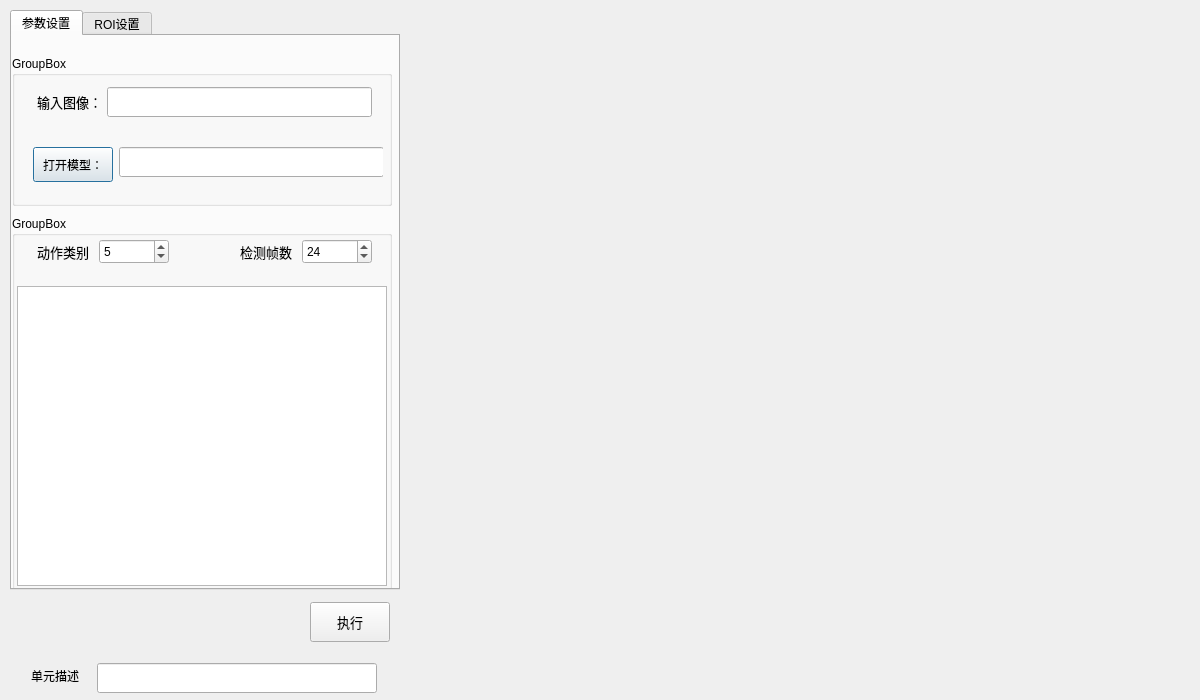
<?xml version="1.0" encoding="UTF-8"?>
<ui version="4.0">
 <class>FramPoseC3DClass</class>
 <widget class="QDialog" name="FramPoseC3DClass">
  <property name="geometry">
   <rect>
    <x>0</x>
    <y>0</y>
    <width>1200</width>
    <height>700</height>
   </rect>
  </property>
  <property name="minimumSize">
   <size>
    <width>1200</width>
    <height>700</height>
   </size>
  </property>
  <property name="maximumSize">
   <size>
    <width>1200</width>
    <height>700</height>
   </size>
  </property>
  <property name="windowTitle">
   <string>FramPoseC3D</string>
  </property>
  <widget class="QWidget" name="widgetImageShow" native="true">
   <property name="geometry">
    <rect>
     <x>400</x>
     <y>1</y>
     <width>800</width>
     <height>700</height>
    </rect>
   </property>
   <property name="minimumSize">
    <size>
     <width>800</width>
     <height>700</height>
    </size>
   </property>
   <property name="maximumSize">
    <size>
     <width>800</width>
     <height>700</height>
    </size>
   </property>
  </widget>
  <widget class="QWidget" name="widgetToolSet" native="true">
   <property name="geometry">
    <rect>
     <x>0</x>
     <y>10</y>
     <width>400</width>
     <height>700</height>
    </rect>
   </property>
   <property name="minimumSize">
    <size>
     <width>400</width>
     <height>700</height>
    </size>
   </property>
   <property name="maximumSize">
    <size>
     <width>400</width>
     <height>700</height>
    </size>
   </property>
   <widget class="QTabWidget" name="tabWidget">
    <property name="geometry">
     <rect>
      <x>10</x>
      <y>0</y>
      <width>390</width>
      <height>580</height>
     </rect>
    </property>
    <property name="minimumSize">
     <size>
      <width>390</width>
      <height>580</height>
     </size>
    </property>
    <property name="maximumSize">
     <size>
      <width>390</width>
      <height>580</height>
     </size>
    </property>
    <property name="currentIndex">
     <number>0</number>
    </property>
    <widget class="QWidget" name="widget_2">
     <attribute name="title">
      <string>参数设置</string>
     </attribute>
     <widget class="QGroupBox" name="groupBox_2">
      <property name="geometry">
       <rect>
        <x>0</x>
        <y>20</y>
        <width>380</width>
        <height>150</height>
       </rect>
      </property>
      <property name="minimumSize">
       <size>
        <width>380</width>
        <height>150</height>
       </size>
      </property>
      <property name="maximumSize">
       <size>
        <width>380</width>
        <height>150</height>
       </size>
      </property>
      <property name="title">
       <string>GroupBox</string>
      </property>
      <widget class="QWidget" name="layoutWidget">
       <property name="geometry">
        <rect>
         <x>10</x>
         <y>20</y>
         <width>361</width>
         <height>51</height>
        </rect>
       </property>
       <layout class="QHBoxLayout" name="horizontalLayout">
        <item>
         <spacer name="horizontalSpacer">
          <property name="orientation">
           <enum>Qt::Horizontal</enum>
          </property>
          <property name="sizeHint" stdset="0">
           <size>
            <width>40</width>
            <height>20</height>
           </size>
          </property>
         </spacer>
        </item>
        <item>
         <widget class="QLabel" name="label_4">
          <property name="sizePolicy">
           <sizepolicy hsizetype="Fixed" vsizetype="Fixed">
            <horstretch>0</horstretch>
            <verstretch>0</verstretch>
           </sizepolicy>
          </property>
          <property name="maximumSize">
           <size>
            <width>60</width>
            <height>25</height>
           </size>
          </property>
          <property name="font">
           <font>
            <family>微软雅黑</family>
            <pointsize>10</pointsize>
           </font>
          </property>
          <property name="text">
           <string>输入图像：</string>
          </property>
         </widget>
        </item>
        <item>
         <spacer name="horizontalSpacer_2">
          <property name="orientation">
           <enum>Qt::Horizontal</enum>
          </property>
          <property name="sizeHint" stdset="0">
           <size>
            <width>40</width>
            <height>20</height>
           </size>
          </property>
         </spacer>
        </item>
        <item>
         <widget class="QLineEdit" name="qLineEditNodeSource">
          <property name="sizePolicy">
           <sizepolicy hsizetype="Fixed" vsizetype="Fixed">
            <horstretch>0</horstretch>
            <verstretch>0</verstretch>
           </sizepolicy>
          </property>
          <property name="minimumSize">
           <size>
            <width>265</width>
            <height>30</height>
           </size>
          </property>
          <property name="maximumSize">
           <size>
            <width>265</width>
            <height>30</height>
           </size>
          </property>
         </widget>
        </item>
       </layout>
      </widget>
      <widget class="QWidget" name="layoutWidget_2">
       <property name="geometry">
        <rect>
         <x>10</x>
         <y>80</y>
         <width>361</width>
         <height>51</height>
        </rect>
       </property>
       <layout class="QHBoxLayout" name="horizontalLayout_2">
        <item>
         <spacer name="horizontalSpacer_3">
          <property name="orientation">
           <enum>Qt::Horizontal</enum>
          </property>
          <property name="sizeHint" stdset="0">
           <size>
            <width>40</width>
            <height>20</height>
           </size>
          </property>
         </spacer>
        </item>
        <item>
         <widget class="QPushButton" name="pushButtonOpenModel">
          <property name="minimumSize">
           <size>
            <width>0</width>
            <height>35</height>
           </size>
          </property>
          <property name="text">
           <string>打开模型：</string>
          </property>
         </widget>
        </item>
        <item>
         <spacer name="horizontalSpacer_4">
          <property name="orientation">
           <enum>Qt::Horizontal</enum>
          </property>
          <property name="sizeHint" stdset="0">
           <size>
            <width>40</width>
            <height>20</height>
           </size>
          </property>
         </spacer>
        </item>
        <item>
         <widget class="QLineEdit" name="qLineEditNodeSource_2">
          <property name="sizePolicy">
           <sizepolicy hsizetype="Fixed" vsizetype="Fixed">
            <horstretch>0</horstretch>
            <verstretch>0</verstretch>
           </sizepolicy>
          </property>
          <property name="minimumSize">
           <size>
            <width>265</width>
            <height>30</height>
           </size>
          </property>
          <property name="maximumSize">
           <size>
            <width>265</width>
            <height>30</height>
           </size>
          </property>
         </widget>
        </item>
       </layout>
      </widget>
     </widget>
     <widget class="QGroupBox" name="groupBox_3">
      <property name="geometry">
       <rect>
        <x>0</x>
        <y>180</y>
        <width>380</width>
        <height>390</height>
       </rect>
      </property>
      <property name="minimumSize">
       <size>
        <width>380</width>
        <height>390</height>
       </size>
      </property>
      <property name="maximumSize">
       <size>
        <width>380</width>
        <height>390</height>
       </size>
      </property>
      <property name="title">
       <string>GroupBox</string>
      </property>
      <widget class="QTableView" name="tableView_1">
       <property name="geometry">
        <rect>
         <x>5</x>
         <y>70</y>
         <width>370</width>
         <height>300</height>
        </rect>
       </property>
       <property name="minimumSize">
        <size>
         <width>370</width>
         <height>300</height>
        </size>
       </property>
       <property name="maximumSize">
        <size>
         <width>370</width>
         <height>300</height>
        </size>
       </property>
       <property name="font">
        <font>
         <pointsize>11</pointsize>
         <weight>50</weight>
         <bold>false</bold>
        </font>
       </property>
       <attribute name="horizontalHeaderDefaultSectionSize">
        <number>150</number>
       </attribute>
       <attribute name="verticalHeaderVisible">
        <bool>false</bool>
       </attribute>
      </widget>
      <widget class="QWidget" name="layoutWidget_3">
       <property name="geometry">
        <rect>
         <x>10</x>
         <y>10</y>
         <width>361</width>
         <height>51</height>
        </rect>
       </property>
       <layout class="QHBoxLayout" name="horizontalLayout_4">
        <item>
         <widget class="QLabel" name="label">
          <property name="minimumSize">
           <size>
            <width>60</width>
            <height>30</height>
           </size>
          </property>
          <property name="maximumSize">
           <size>
            <width>60</width>
            <height>30</height>
           </size>
          </property>
          <property name="font">
           <font>
            <family>微软雅黑</family>
            <pointsize>10</pointsize>
           </font>
          </property>
          <property name="layoutDirection">
           <enum>Qt::LeftToRight</enum>
          </property>
          <property name="text">
           <string>动作类别</string>
          </property>
          <property name="alignment">
           <set>Qt::AlignCenter</set>
          </property>
         </widget>
        </item>
        <item>
         <widget class="QSpinBox" name="spinBoxClassNum">
          <property name="minimumSize">
           <size>
            <width>70</width>
            <height>25</height>
           </size>
          </property>
          <property name="maximumSize">
           <size>
            <width>70</width>
            <height>25</height>
           </size>
          </property>
          <property name="value">
           <number>5</number>
          </property>
         </widget>
        </item>
        <item>
         <spacer name="horizontalSpacer_5">
          <property name="orientation">
           <enum>Qt::Horizontal</enum>
          </property>
          <property name="sizeHint" stdset="0">
           <size>
            <width>40</width>
            <height>20</height>
           </size>
          </property>
         </spacer>
        </item>
        <item>
         <widget class="QLabel" name="label_2">
          <property name="minimumSize">
           <size>
            <width>60</width>
            <height>30</height>
           </size>
          </property>
          <property name="maximumSize">
           <size>
            <width>60</width>
            <height>30</height>
           </size>
          </property>
          <property name="font">
           <font>
            <family>微软雅黑</family>
            <pointsize>10</pointsize>
           </font>
          </property>
          <property name="layoutDirection">
           <enum>Qt::LeftToRight</enum>
          </property>
          <property name="text">
           <string>检测帧数</string>
          </property>
          <property name="alignment">
           <set>Qt::AlignCenter</set>
          </property>
         </widget>
        </item>
        <item>
         <widget class="QSpinBox" name="spinBoxClassNum_2">
          <property name="minimumSize">
           <size>
            <width>70</width>
            <height>25</height>
           </size>
          </property>
          <property name="maximumSize">
           <size>
            <width>70</width>
            <height>25</height>
           </size>
          </property>
          <property name="value">
           <number>24</number>
          </property>
         </widget>
        </item>
       </layout>
      </widget>
     </widget>
    </widget>
    <widget class="QWidget" name="tab_2">
     <attribute name="title">
      <string>ROI设置</string>
     </attribute>
    </widget>
   </widget>
   <widget class="QWidget" name="widget" native="true">
    <property name="geometry">
     <rect>
      <x>10</x>
      <y>592</y>
      <width>380</width>
      <height>100</height>
     </rect>
    </property>
    <property name="minimumSize">
     <size>
      <width>380</width>
      <height>100</height>
     </size>
    </property>
    <property name="maximumSize">
     <size>
      <width>380</width>
      <height>100</height>
     </size>
    </property>
    <widget class="QWidget" name="horizontalLayoutWidget_2">
     <property name="geometry">
      <rect>
       <x>10</x>
       <y>50</y>
       <width>361</width>
       <height>41</height>
      </rect>
     </property>
     <layout class="QHBoxLayout" name="horizontalLayout_3">
      <item>
       <widget class="QLabel" name="label_3">
        <property name="sizePolicy">
         <sizepolicy hsizetype="Fixed" vsizetype="Fixed">
          <horstretch>0</horstretch>
          <verstretch>0</verstretch>
         </sizepolicy>
        </property>
        <property name="minimumSize">
         <size>
          <width>60</width>
          <height>25</height>
         </size>
        </property>
        <property name="maximumSize">
         <size>
          <width>60</width>
          <height>25</height>
         </size>
        </property>
        <property name="text">
         <string>单元描述</string>
        </property>
       </widget>
      </item>
      <item>
       <widget class="QLineEdit" name="txtDescribe">
        <property name="sizePolicy">
         <sizepolicy hsizetype="Fixed" vsizetype="Fixed">
          <horstretch>0</horstretch>
          <verstretch>0</verstretch>
         </sizepolicy>
        </property>
        <property name="minimumSize">
         <size>
          <width>280</width>
          <height>30</height>
         </size>
        </property>
        <property name="maximumSize">
         <size>
          <width>280</width>
          <height>30</height>
         </size>
        </property>
        <property name="font">
         <font>
          <family>微软雅黑</family>
          <pointsize>10</pointsize>
         </font>
        </property>
       </widget>
      </item>
     </layout>
    </widget>
    <widget class="QPushButton" name="pushButtonExecute">
     <property name="geometry">
      <rect>
       <x>300</x>
       <y>0</y>
       <width>80</width>
       <height>40</height>
      </rect>
     </property>
     <property name="minimumSize">
      <size>
       <width>80</width>
       <height>40</height>
      </size>
     </property>
     <property name="maximumSize">
      <size>
       <width>80</width>
       <height>40</height>
      </size>
     </property>
     <property name="font">
      <font>
       <family>微软雅黑</family>
       <pointsize>10</pointsize>
      </font>
     </property>
     <property name="text">
      <string>执行</string>
     </property>
    </widget>
   </widget>
  </widget>
 </widget>
 <layoutdefault spacing="6" margin="11"/>
 <resources>
  <include location="FramPoseC3D.qrc"/>
 </resources>
 <connections/>
</ui>
